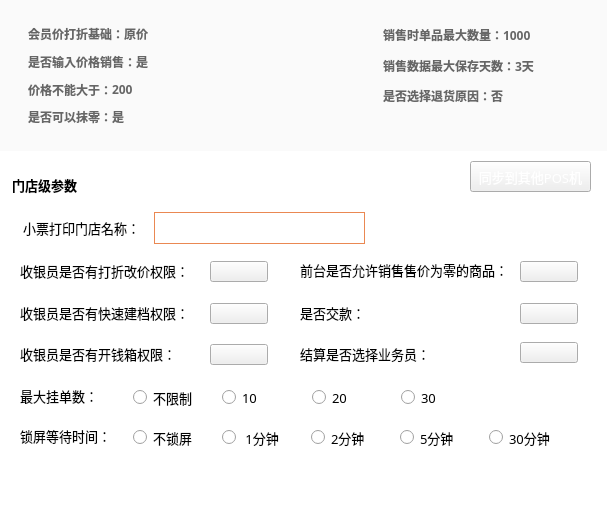
<?xml version="1.0" encoding="UTF-8"?>
<ui version="4.0">
 <class>ParamsSetPage</class>
 <widget class="QWidget" name="ParamsSetPage">
  <property name="geometry">
   <rect>
    <x>0</x>
    <y>0</y>
    <width>607</width>
    <height>513</height>
   </rect>
  </property>
  <property name="windowTitle">
   <string>Form</string>
  </property>
  <layout class="QVBoxLayout" name="verticalLayout">
   <property name="spacing">
    <number>0</number>
   </property>
   <property name="leftMargin">
    <number>0</number>
   </property>
   <property name="topMargin">
    <number>0</number>
   </property>
   <property name="rightMargin">
    <number>0</number>
   </property>
   <property name="bottomMargin">
    <number>0</number>
   </property>
   <item>
    <widget class="QWidget" name="systemWidget" native="true">
     <property name="minimumSize">
      <size>
       <width>0</width>
       <height>151</height>
      </size>
     </property>
     <property name="maximumSize">
      <size>
       <width>16777215</width>
       <height>151</height>
      </size>
     </property>
     <property name="styleSheet">
      <string notr="true">QWidget#systemWidget {
	background-color: #fafafa;
}

QLabel{
	font-family:微软雅黑;
	font-size:12px;
	color:#666666;
	font-weight:bold;
}</string>
     </property>
     <layout class="QHBoxLayout" name="horizontalLayout_25">
      <property name="spacing">
       <number>0</number>
      </property>
      <property name="leftMargin">
       <number>28</number>
      </property>
      <property name="topMargin">
       <number>20</number>
      </property>
      <property name="rightMargin">
       <number>20</number>
      </property>
      <property name="bottomMargin">
       <number>20</number>
      </property>
      <item>
       <widget class="QWidget" name="widget" native="true">
        <property name="minimumSize">
         <size>
          <width>0</width>
          <height>0</height>
         </size>
        </property>
        <property name="maximumSize">
         <size>
          <width>16777215</width>
          <height>16777215</height>
         </size>
        </property>
        <layout class="QVBoxLayout" name="verticalLayout_2">
         <property name="spacing">
          <number>0</number>
         </property>
         <property name="leftMargin">
          <number>0</number>
         </property>
         <property name="topMargin">
          <number>0</number>
         </property>
         <property name="rightMargin">
          <number>0</number>
         </property>
         <property name="bottomMargin">
          <number>0</number>
         </property>
         <item>
          <layout class="QHBoxLayout" name="horizontalLayout">
           <item>
            <widget class="QLabel" name="label_1">
             <property name="font">
              <font>
               <family>微软雅黑</family>
               <pointsize>-1</pointsize>
               <weight>75</weight>
               <bold>true</bold>
              </font>
             </property>
             <property name="styleSheet">
              <string notr="true"/>
             </property>
             <property name="text">
              <string>会员价打折基础：</string>
             </property>
            </widget>
           </item>
           <item>
            <widget class="QLabel" name="discountBaseMemberLabel">
             <property name="font">
              <font>
               <family>微软雅黑</family>
               <pointsize>-1</pointsize>
               <weight>75</weight>
               <bold>true</bold>
              </font>
             </property>
             <property name="styleSheet">
              <string notr="true"/>
             </property>
             <property name="text">
              <string>原价</string>
             </property>
            </widget>
           </item>
           <item>
            <spacer name="horizontalSpacer">
             <property name="orientation">
              <enum>Qt::Horizontal</enum>
             </property>
             <property name="sizeHint" stdset="0">
              <size>
               <width>40</width>
               <height>20</height>
              </size>
             </property>
            </spacer>
           </item>
          </layout>
         </item>
         <item>
          <layout class="QHBoxLayout" name="horizontalLayout_2">
           <item>
            <widget class="QLabel" name="label">
             <property name="font">
              <font>
               <family>微软雅黑</family>
               <pointsize>-1</pointsize>
               <weight>75</weight>
               <bold>true</bold>
              </font>
             </property>
             <property name="styleSheet">
              <string/>
             </property>
             <property name="text">
              <string>是否输入价格销售：</string>
             </property>
            </widget>
           </item>
           <item>
            <widget class="QLabel" name="priceSaleLabel">
             <property name="font">
              <font>
               <family>微软雅黑</family>
               <pointsize>-1</pointsize>
               <weight>75</weight>
               <bold>true</bold>
              </font>
             </property>
             <property name="styleSheet">
              <string/>
             </property>
             <property name="text">
              <string>是</string>
             </property>
            </widget>
           </item>
           <item>
            <spacer name="horizontalSpacer_2">
             <property name="orientation">
              <enum>Qt::Horizontal</enum>
             </property>
             <property name="sizeHint" stdset="0">
              <size>
               <width>40</width>
               <height>20</height>
              </size>
             </property>
            </spacer>
           </item>
          </layout>
         </item>
         <item>
          <layout class="QHBoxLayout" name="horizontalLayout_3">
           <item>
            <widget class="QLabel" name="label_4">
             <property name="font">
              <font>
               <family>微软雅黑</family>
               <pointsize>-1</pointsize>
               <weight>75</weight>
               <bold>true</bold>
              </font>
             </property>
             <property name="styleSheet">
              <string/>
             </property>
             <property name="text">
              <string>价格不能大于：</string>
             </property>
            </widget>
           </item>
           <item>
            <widget class="QLabel" name="priceSaleLimitLabel">
             <property name="font">
              <font>
               <family>微软雅黑</family>
               <pointsize>-1</pointsize>
               <weight>75</weight>
               <bold>true</bold>
              </font>
             </property>
             <property name="styleSheet">
              <string/>
             </property>
             <property name="text">
              <string>200</string>
             </property>
            </widget>
           </item>
           <item>
            <spacer name="horizontalSpacer_3">
             <property name="orientation">
              <enum>Qt::Horizontal</enum>
             </property>
             <property name="sizeHint" stdset="0">
              <size>
               <width>40</width>
               <height>20</height>
              </size>
             </property>
            </spacer>
           </item>
          </layout>
         </item>
         <item>
          <layout class="QHBoxLayout" name="horizontalLayout_4">
           <item>
            <widget class="QLabel" name="label_5">
             <property name="font">
              <font>
               <family>微软雅黑</family>
               <pointsize>-1</pointsize>
               <weight>75</weight>
               <bold>true</bold>
              </font>
             </property>
             <property name="styleSheet">
              <string notr="true"/>
             </property>
             <property name="text">
              <string>是否可以抹零：</string>
             </property>
            </widget>
           </item>
           <item>
            <widget class="QLabel" name="discardZeroLabel">
             <property name="font">
              <font>
               <family>微软雅黑</family>
               <pointsize>-1</pointsize>
               <weight>75</weight>
               <bold>true</bold>
              </font>
             </property>
             <property name="styleSheet">
              <string notr="true"/>
             </property>
             <property name="text">
              <string>是</string>
             </property>
            </widget>
           </item>
           <item>
            <spacer name="horizontalSpacer_4">
             <property name="orientation">
              <enum>Qt::Horizontal</enum>
             </property>
             <property name="sizeHint" stdset="0">
              <size>
               <width>40</width>
               <height>20</height>
              </size>
             </property>
            </spacer>
           </item>
          </layout>
         </item>
        </layout>
       </widget>
      </item>
      <item>
       <widget class="QWidget" name="widget_2" native="true">
        <property name="minimumSize">
         <size>
          <width>204</width>
          <height>0</height>
         </size>
        </property>
        <property name="maximumSize">
         <size>
          <width>204</width>
          <height>16777215</height>
         </size>
        </property>
        <layout class="QVBoxLayout" name="verticalLayout_3">
         <property name="spacing">
          <number>0</number>
         </property>
         <property name="leftMargin">
          <number>0</number>
         </property>
         <property name="topMargin">
          <number>0</number>
         </property>
         <property name="rightMargin">
          <number>0</number>
         </property>
         <property name="bottomMargin">
          <number>0</number>
         </property>
         <item>
          <layout class="QHBoxLayout" name="horizontalLayout_10">
           <item>
            <widget class="QLabel" name="label_7">
             <property name="font">
              <font>
               <family>微软雅黑</family>
               <pointsize>-1</pointsize>
               <weight>75</weight>
               <bold>true</bold>
              </font>
             </property>
             <property name="styleSheet">
              <string notr="true"/>
             </property>
             <property name="text">
              <string>销售时单品最大数量：</string>
             </property>
            </widget>
           </item>
           <item>
            <widget class="QLabel" name="maxGoodsSaleNumberLabel">
             <property name="font">
              <font>
               <family>微软雅黑</family>
               <pointsize>-1</pointsize>
               <weight>75</weight>
               <bold>true</bold>
              </font>
             </property>
             <property name="styleSheet">
              <string notr="true"/>
             </property>
             <property name="text">
              <string>1000</string>
             </property>
            </widget>
           </item>
           <item>
            <spacer name="horizontalSpacer_10">
             <property name="orientation">
              <enum>Qt::Horizontal</enum>
             </property>
             <property name="sizeHint" stdset="0">
              <size>
               <width>40</width>
               <height>20</height>
              </size>
             </property>
            </spacer>
           </item>
          </layout>
         </item>
         <item>
          <layout class="QHBoxLayout" name="horizontalLayout_11">
           <item>
            <widget class="QLabel" name="label_2">
             <property name="font">
              <font>
               <family>微软雅黑</family>
               <pointsize>-1</pointsize>
               <weight>75</weight>
               <bold>true</bold>
              </font>
             </property>
             <property name="styleSheet">
              <string notr="true"/>
             </property>
             <property name="text">
              <string>销售数据最大保存天数：</string>
             </property>
            </widget>
           </item>
           <item>
            <widget class="QLabel" name="maxSaveDaysLabel">
             <property name="font">
              <font>
               <family>微软雅黑</family>
               <pointsize>-1</pointsize>
               <weight>75</weight>
               <bold>true</bold>
              </font>
             </property>
             <property name="styleSheet">
              <string notr="true"/>
             </property>
             <property name="text">
              <string>3天</string>
             </property>
            </widget>
           </item>
           <item>
            <spacer name="horizontalSpacer_11">
             <property name="orientation">
              <enum>Qt::Horizontal</enum>
             </property>
             <property name="sizeHint" stdset="0">
              <size>
               <width>40</width>
               <height>20</height>
              </size>
             </property>
            </spacer>
           </item>
          </layout>
         </item>
         <item>
          <layout class="QHBoxLayout" name="horizontalLayout_12">
           <item>
            <widget class="QLabel" name="label_8">
             <property name="font">
              <font>
               <family>微软雅黑</family>
               <pointsize>-1</pointsize>
               <weight>75</weight>
               <bold>true</bold>
              </font>
             </property>
             <property name="styleSheet">
              <string notr="true"/>
             </property>
             <property name="text">
              <string>是否选择退货原因：</string>
             </property>
            </widget>
           </item>
           <item>
            <widget class="QLabel" name="fillReasonForRefundLabel">
             <property name="font">
              <font>
               <family>微软雅黑</family>
               <pointsize>-1</pointsize>
               <weight>75</weight>
               <bold>true</bold>
              </font>
             </property>
             <property name="styleSheet">
              <string notr="true"/>
             </property>
             <property name="text">
              <string>否</string>
             </property>
            </widget>
           </item>
           <item>
            <spacer name="horizontalSpacer_12">
             <property name="orientation">
              <enum>Qt::Horizontal</enum>
             </property>
             <property name="sizeHint" stdset="0">
              <size>
               <width>40</width>
               <height>20</height>
              </size>
             </property>
            </spacer>
           </item>
          </layout>
         </item>
         <item>
          <layout class="QHBoxLayout" name="horizontalLayout_13">
           <item>
            <spacer name="horizontalSpacer_13">
             <property name="orientation">
              <enum>Qt::Horizontal</enum>
             </property>
             <property name="sizeHint" stdset="0">
              <size>
               <width>40</width>
               <height>20</height>
              </size>
             </property>
            </spacer>
           </item>
          </layout>
         </item>
        </layout>
       </widget>
      </item>
     </layout>
    </widget>
   </item>
   <item>
    <widget class="QWidget" name="widget_16" native="true">
     <property name="styleSheet">
      <string notr="true">QWidget#widget_16 {
	background-color: rgb(255, 255, 255);
}</string>
     </property>
     <widget class="QLabel" name="label_72">
      <property name="geometry">
       <rect>
        <x>12</x>
        <y>24</y>
        <width>100</width>
        <height>20</height>
       </rect>
      </property>
      <property name="font">
       <font>
        <family>微软雅黑</family>
        <pointsize>10</pointsize>
        <weight>75</weight>
        <bold>true</bold>
       </font>
      </property>
      <property name="styleSheet">
       <string notr="true"/>
      </property>
      <property name="text">
       <string>门店级参数</string>
      </property>
     </widget>
     <widget class="QPushButton" name="updateOtherPosButton">
      <property name="geometry">
       <rect>
        <x>470</x>
        <y>10</y>
        <width>121</width>
        <height>31</height>
       </rect>
      </property>
      <property name="font">
       <font>
        <family>微软雅黑</family>
        <pointsize>10</pointsize>
       </font>
      </property>
      <property name="styleSheet">
       <string notr="true">QPushButton#updateOtherPosButton {
	color: rgb(255, 255, 255);
	border-image: url(:/setImage/sure_normal.png);
}


QPushButton#updateOtherPosButton:pressed {
	border-image: url(:/setImage/sure_press.png);
}</string>
      </property>
      <property name="text">
       <string>同步到其他POS机</string>
      </property>
     </widget>
     <widget class="ParamsShopSetWidget" name="shopParamsWidget" native="true">
      <property name="geometry">
       <rect>
        <x>10</x>
        <y>55</y>
        <width>580</width>
        <height>252</height>
       </rect>
      </property>
      <property name="styleSheet">
       <string notr="true">QWidget#shopParamsWidget{
#border-image: url(:/kPosSetImage/shopParamRect.png);
}</string>
      </property>
      <widget class="QLabel" name="label_18">
       <property name="geometry">
        <rect>
         <x>10</x>
         <y>210</y>
         <width>91</width>
         <height>40</height>
        </rect>
       </property>
       <property name="font">
        <font>
         <family>微软雅黑</family>
         <pointsize>10</pointsize>
        </font>
       </property>
       <property name="text">
        <string>锁屏等待时间：</string>
       </property>
      </widget>
      <widget class="QLabel" name="label_16">
       <property name="geometry">
        <rect>
         <x>10</x>
         <y>170</y>
         <width>91</width>
         <height>40</height>
        </rect>
       </property>
       <property name="font">
        <font>
         <family>微软雅黑</family>
         <pointsize>10</pointsize>
        </font>
       </property>
       <property name="text">
        <string>最大挂单数：</string>
       </property>
      </widget>
      <widget class="QLabel" name="label_10">
       <property name="geometry">
        <rect>
         <x>290</x>
         <y>49</y>
         <width>221</width>
         <height>30</height>
        </rect>
       </property>
       <property name="font">
        <font>
         <family>微软雅黑</family>
         <pointsize>10</pointsize>
        </font>
       </property>
       <property name="text">
        <string>前台是否允许销售售价为零的商品：</string>
       </property>
      </widget>
      <widget class="QLabel" name="label_14">
       <property name="geometry">
        <rect>
         <x>290</x>
         <y>132</y>
         <width>171</width>
         <height>31</height>
        </rect>
       </property>
       <property name="font">
        <font>
         <family>微软雅黑</family>
         <pointsize>10</pointsize>
        </font>
       </property>
       <property name="text">
        <string>结算是否选择业务员：</string>
       </property>
      </widget>
      <widget class="SwitchButton" name="chooseSalesmanButton">
       <property name="geometry">
        <rect>
         <x>510</x>
         <y>136</y>
         <width>58</width>
         <height>21</height>
        </rect>
       </property>
       <property name="minimumSize">
        <size>
         <width>58</width>
         <height>0</height>
        </size>
       </property>
       <property name="maximumSize">
        <size>
         <width>58</width>
         <height>16777215</height>
        </size>
       </property>
       <property name="font">
        <font>
         <family>微软雅黑</family>
         <pointsize>12</pointsize>
        </font>
       </property>
       <property name="styleSheet">
        <string notr="true"/>
       </property>
       <property name="text">
        <string/>
       </property>
      </widget>
      <widget class="SwitchButton" name="sellZeroPriceGoodsButton">
       <property name="geometry">
        <rect>
         <x>510</x>
         <y>55</y>
         <width>58</width>
         <height>21</height>
        </rect>
       </property>
       <property name="font">
        <font>
         <family>微软雅黑</family>
         <pointsize>12</pointsize>
        </font>
       </property>
       <property name="styleSheet">
        <string notr="true"/>
       </property>
       <property name="text">
        <string/>
       </property>
      </widget>
      <widget class="SwitchButton" name="openCashboxButton">
       <property name="geometry">
        <rect>
         <x>200</x>
         <y>138</y>
         <width>58</width>
         <height>21</height>
        </rect>
       </property>
       <property name="minimumSize">
        <size>
         <width>58</width>
         <height>0</height>
        </size>
       </property>
       <property name="maximumSize">
        <size>
         <width>58</width>
         <height>16777215</height>
        </size>
       </property>
       <property name="styleSheet">
        <string notr="true"/>
       </property>
       <property name="text">
        <string/>
       </property>
      </widget>
      <widget class="QLabel" name="label_13">
       <property name="geometry">
        <rect>
         <x>10</x>
         <y>132</y>
         <width>171</width>
         <height>31</height>
        </rect>
       </property>
       <property name="font">
        <font>
         <family>微软雅黑</family>
         <pointsize>10</pointsize>
        </font>
       </property>
       <property name="text">
        <string>收银员是否有开钱箱权限：</string>
       </property>
      </widget>
      <widget class="SwitchButton" name="createGoodsButton">
       <property name="geometry">
        <rect>
         <x>200</x>
         <y>97</y>
         <width>58</width>
         <height>21</height>
        </rect>
       </property>
       <property name="minimumSize">
        <size>
         <width>58</width>
         <height>0</height>
        </size>
       </property>
       <property name="maximumSize">
        <size>
         <width>58</width>
         <height>16777215</height>
        </size>
       </property>
       <property name="styleSheet">
        <string notr="true"/>
       </property>
       <property name="text">
        <string/>
       </property>
      </widget>
      <widget class="SwitchButton" name="changePriceButton">
       <property name="geometry">
        <rect>
         <x>200</x>
         <y>55</y>
         <width>58</width>
         <height>21</height>
        </rect>
       </property>
       <property name="minimumSize">
        <size>
         <width>58</width>
         <height>0</height>
        </size>
       </property>
       <property name="maximumSize">
        <size>
         <width>58</width>
         <height>16777215</height>
        </size>
       </property>
       <property name="styleSheet">
        <string notr="true"/>
       </property>
       <property name="text">
        <string/>
       </property>
      </widget>
      <widget class="QLabel" name="label_9">
       <property name="geometry">
        <rect>
         <x>10</x>
         <y>49</y>
         <width>181</width>
         <height>31</height>
        </rect>
       </property>
       <property name="font">
        <font>
         <family>微软雅黑</family>
         <pointsize>10</pointsize>
        </font>
       </property>
       <property name="text">
        <string>收银员是否有打折改价权限：</string>
       </property>
      </widget>
      <widget class="QLabel" name="label_11">
       <property name="geometry">
        <rect>
         <x>10</x>
         <y>91</y>
         <width>171</width>
         <height>31</height>
        </rect>
       </property>
       <property name="font">
        <font>
         <family>微软雅黑</family>
         <pointsize>10</pointsize>
        </font>
       </property>
       <property name="text">
        <string>收银员是否有快速建档权限：</string>
       </property>
      </widget>
      <widget class="QLabel" name="label_12">
       <property name="geometry">
        <rect>
         <x>290</x>
         <y>91</y>
         <width>171</width>
         <height>31</height>
        </rect>
       </property>
       <property name="font">
        <font>
         <family>微软雅黑</family>
         <pointsize>10</pointsize>
        </font>
       </property>
       <property name="text">
        <string>是否交款：</string>
       </property>
      </widget>
      <widget class="SwitchButton" name="handinCashButton">
       <property name="geometry">
        <rect>
         <x>510</x>
         <y>97</y>
         <width>58</width>
         <height>21</height>
        </rect>
       </property>
       <property name="minimumSize">
        <size>
         <width>58</width>
         <height>0</height>
        </size>
       </property>
       <property name="maximumSize">
        <size>
         <width>58</width>
         <height>16777215</height>
        </size>
       </property>
       <property name="font">
        <font>
         <family>微软雅黑</family>
         <pointsize>12</pointsize>
        </font>
       </property>
       <property name="styleSheet">
        <string notr="true"/>
       </property>
       <property name="text">
        <string/>
       </property>
      </widget>
      <widget class="QGroupBox" name="groupBox">
       <property name="geometry">
        <rect>
         <x>120</x>
         <y>170</y>
         <width>451</width>
         <height>40</height>
        </rect>
       </property>
       <property name="styleSheet">
        <string notr="true">border:none;</string>
       </property>
       <property name="title">
        <string/>
       </property>
       <layout class="QHBoxLayout" name="horizontalLayout_5">
        <property name="spacing">
         <number>0</number>
        </property>
        <property name="leftMargin">
         <number>0</number>
        </property>
        <property name="topMargin">
         <number>0</number>
        </property>
        <property name="rightMargin">
         <number>88</number>
        </property>
        <property name="bottomMargin">
         <number>0</number>
        </property>
        <item>
         <widget class="QRadioButton" name="pending0RButton">
          <property name="font">
           <font>
            <family>微软雅黑</family>
            <pointsize>10</pointsize>
           </font>
          </property>
          <property name="text">
           <string>不限制</string>
          </property>
         </widget>
        </item>
        <item>
         <widget class="QRadioButton" name="pending1RButton">
          <property name="font">
           <font>
            <family>微软雅黑</family>
            <pointsize>10</pointsize>
           </font>
          </property>
          <property name="text">
           <string>10</string>
          </property>
         </widget>
        </item>
        <item>
         <widget class="QRadioButton" name="pending2RButton">
          <property name="font">
           <font>
            <family>微软雅黑</family>
            <pointsize>10</pointsize>
           </font>
          </property>
          <property name="text">
           <string>20</string>
          </property>
         </widget>
        </item>
        <item>
         <widget class="QRadioButton" name="pending3RButton">
          <property name="font">
           <font>
            <family>微软雅黑</family>
            <pointsize>10</pointsize>
           </font>
          </property>
          <property name="text">
           <string>30</string>
          </property>
         </widget>
        </item>
       </layout>
      </widget>
      <widget class="QGroupBox" name="groupBox_3">
       <property name="geometry">
        <rect>
         <x>120</x>
         <y>210</y>
         <width>451</width>
         <height>40</height>
        </rect>
       </property>
       <property name="styleSheet">
        <string notr="true">border:none;</string>
       </property>
       <property name="title">
        <string/>
       </property>
       <layout class="QHBoxLayout" name="horizontalLayout_7">
        <property name="spacing">
         <number>0</number>
        </property>
        <property name="leftMargin">
         <number>0</number>
        </property>
        <property name="topMargin">
         <number>0</number>
        </property>
        <property name="rightMargin">
         <number>0</number>
        </property>
        <property name="bottomMargin">
         <number>0</number>
        </property>
        <item>
         <widget class="QRadioButton" name="lock0RButton">
          <property name="font">
           <font>
            <family>微软雅黑</family>
            <pointsize>10</pointsize>
           </font>
          </property>
          <property name="text">
           <string>不锁屏</string>
          </property>
         </widget>
        </item>
        <item>
         <widget class="QRadioButton" name="lock1RButton">
          <property name="font">
           <font>
            <family>微软雅黑</family>
            <pointsize>10</pointsize>
           </font>
          </property>
          <property name="text">
           <string> 1分钟</string>
          </property>
         </widget>
        </item>
        <item>
         <widget class="QRadioButton" name="lock2RButton">
          <property name="font">
           <font>
            <family>微软雅黑</family>
            <pointsize>10</pointsize>
           </font>
          </property>
          <property name="text">
           <string>2分钟</string>
          </property>
         </widget>
        </item>
        <item>
         <widget class="QRadioButton" name="lock3RButton">
          <property name="font">
           <font>
            <family>微软雅黑</family>
            <pointsize>10</pointsize>
           </font>
          </property>
          <property name="text">
           <string>5分钟</string>
          </property>
         </widget>
        </item>
        <item>
         <widget class="QRadioButton" name="lock4RButton">
          <property name="font">
           <font>
            <family>微软雅黑</family>
            <pointsize>10</pointsize>
           </font>
          </property>
          <property name="text">
           <string>30分钟</string>
          </property>
         </widget>
        </item>
       </layout>
      </widget>
      <widget class="QLabel" name="label_19">
       <property name="geometry">
        <rect>
         <x>13</x>
         <y>2</y>
         <width>131</width>
         <height>40</height>
        </rect>
       </property>
       <property name="font">
        <font>
         <family>微软雅黑</family>
         <pointsize>10</pointsize>
        </font>
       </property>
       <property name="text">
        <string>小票打印门店名称：</string>
       </property>
      </widget>
      <widget class="SearchEdit" name="nameWidget" native="true">
       <property name="geometry">
        <rect>
         <x>144</x>
         <y>6</y>
         <width>211</width>
         <height>32</height>
        </rect>
       </property>
       <property name="styleSheet">
        <string notr="true">border:1px solid #EA8852;</string>
       </property>
      </widget>
     </widget>
    </widget>
   </item>
  </layout>
 </widget>
 <customwidgets>
  <customwidget>
   <class>SearchEdit</class>
   <extends>QWidget</extends>
   <header>SearchEdit.h</header>
   <container>1</container>
  </customwidget>
  <customwidget>
   <class>SwitchButton</class>
   <extends>QPushButton</extends>
   <header>SwitchButton.h</header>
  </customwidget>
  <customwidget>
   <class>ParamsShopSetWidget</class>
   <extends>QWidget</extends>
   <header>ParamsShopSetWidget.h</header>
   <container>1</container>
  </customwidget>
 </customwidgets>
 <resources/>
 <connections/>
</ui>
